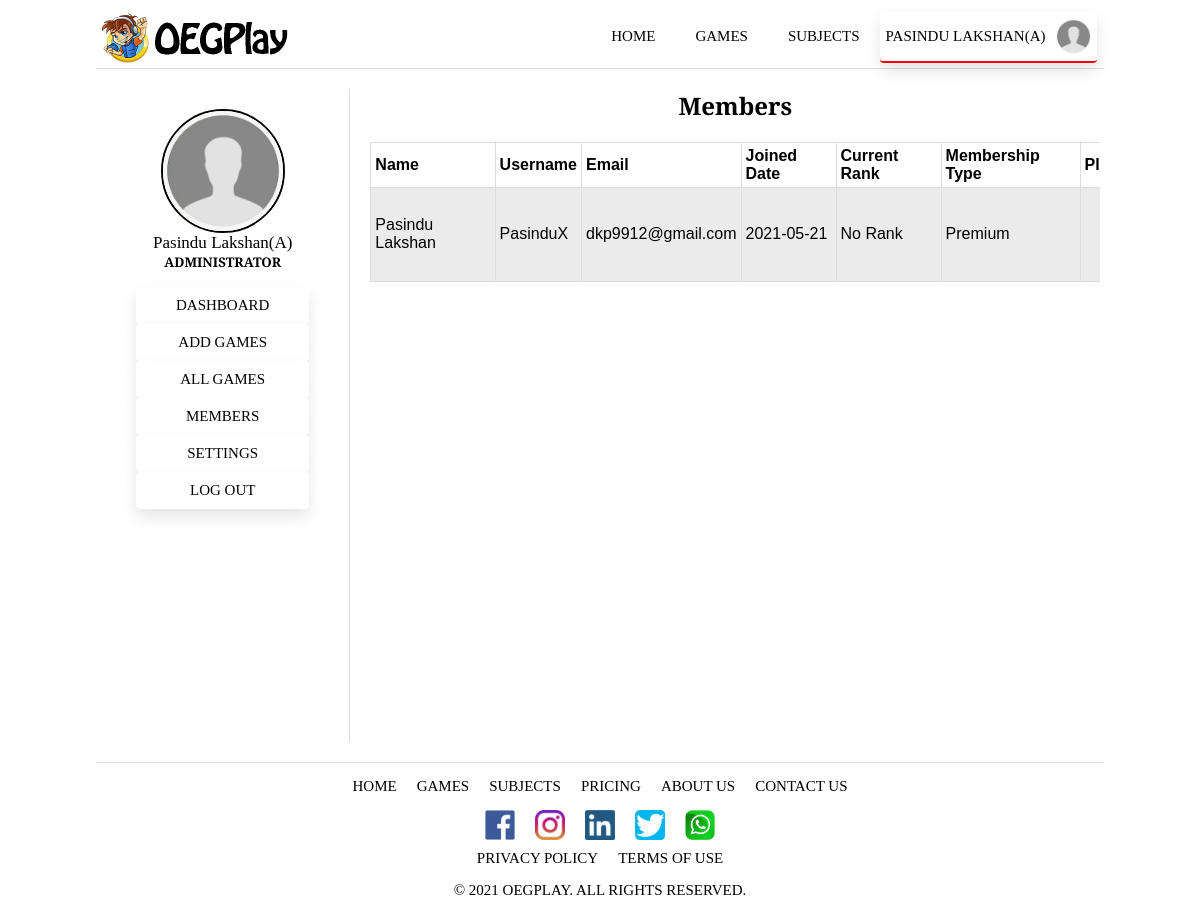
Page /all-members.php (signed in) on the committed database.
### tables this page shows
CREATE TABLE `member` (
  `memberID` int(11) NOT NULL,
  `username` varchar(128) NOT NULL,
  `firstName` char(128) NOT NULL,
  `lastName` char(128) NOT NULL,
  `m_password` varchar(256) NOT NULL,
  `m_rank` char(20) NOT NULL DEFAULT 'No Rank',
  `TID` int(11) NOT NULL
);

CREATE TABLE `member_email` (
  `memberID` int(11) NOT NULL,
  `email` varchar(128) NOT NULL,
  `emailType` varchar(32) NOT NULL
);

CREATE TABLE `membership` (
  `MID` int(11) NOT NULL,
  `memberID` int(11) NOT NULL,
  `m_plan` varchar(20) NOT NULL,
  `m_status` varchar(20) NOT NULL,
  `start_date` date NOT NULL,
  `renewal_date` date NOT NULL
);

### all-members.php (the view, shortened to what this page needs)
<?php
    include 'header.php';
?>
<body>
  <div class="a-container">
    <?php include 'admin-sidebar.php'; ?>
    <div class="alm-container">
      <h2>Members</h2>
      <div class = "table" >
      <table class = "member-table">
        <tr>
          <th>Name</th>
          <th>Username</th>
          <th>Email</th>
          <th>Joined Date</th>
          <th>Current Rank</th>
          <th>Membership Type</th>
          <th>Plan</th>
        </tr>
        <?php
            require 'includes/database.inc.php';
            $sql = "SELECT M.memberID, M.username, M.firstName, M.lastName, M.m_rank, M.TID, ME.email, MM.m_plan, MM.m_status, MM.start_date, MM.renewal_date
            FROM Member AS M
            JOIN Member_email AS ME ON ME.memberID = M.memberID
            JOIN Membership AS MM ON MM.memberID = M.memberID";
            $result = mysqli_query($conn, $sql);
            if (mysqli_num_rows($result) > 0) {
              while($row = mysqli_fetch_assoc($result)) {
                echo '<tr>';
                echo '<td>'.$row["firstName"].' '.$row["lastName"].'</td>';
                echo '<td>'.$row["username"].'</td>';
                echo '<td>'.$row["email"].'</td>';
                echo '<td>'.$row["start_date"].'</td>';
                echo '<td>'.$row["m_rank"].'</td>';
                if($row["TID"] == 1){
                  echo '<td>Premium</td>';
                }
                else if($row["TID"] == 2){
                  echo '<td>Free</td>';
                }
                echo '<td>'.$row["m_plan"].'</td>';
                echo '</tr>';
              }
            }
            else {
              echo '<tr>';
              echo '<td colspan="10">O Members Found!</td>';
              echo '</tr>';
            }
        ?>
      </table>
      </div>
    </div>
  </div>
<?php include('./footer.php'); ?>

### header.php (shortened to what this page needs)
<!DOCTYPE html>
<html>
  <head>
    <nav class="navbar">
      <div class="logo-container">
        <a href="index.php"
          ><img src="images/OEGplay.png" alt="OEGPlay" class="nav-logo"
        /></a>
      </div>
      <div class="nav-container">
        <ul class="nav-links">
          <li class="nav-item"><a href="index.php">Home</a></li>
          <li class="nav-item"><a href="#">Games</a></li>
          <li class="nav-item"><a href="#">Subjects</a></li>
          <?php
            if (isset($_SESSION["memberID"])) {
              if ($_SESSION["TID"] == 2){
                echo '<li class="nav-item"><a href="#">Pricing</a></li>';
              }
              echo '<li class="nav-item-profile">';
              echo '<div class="dropdown">
                      <button class="dropbtn">
                        <p>'.$_SESSION["firstName"].' '.$_SESSION["lastName"].'</p>
                        <img class ="profile-img" src="images/defaultProfile.png" alt="profile">
                      </button>
                      <div class="dropdown-content">
                        <a href="user-db.php?id='.$_SESSION["memberID"].'">My Dashboard</a>
                        <a href="usersettings.php?id='.$_SESSION["memberID"].'">Settings</a>
                        <a href="includes/logout.inc.php">Log Out</a>
                      </div>
                    </div>';
              echo '</li>';
            }
            else if (isset($_SESSION["adminID"])) {
              echo '<li class="nav-item-profile">';
              echo '<div class="dropdown">
                      <button class="dropbtn">
                        <p>'.$_SESSION["firstName"].' '.$_SESSION["lastName"].'</p>
                        <img class ="profile-img" src="images/defaultProfile.png" alt="profile">
                      </button>
                      <div class="dropdown-content">
                        <a href="admin-db.php?id='.$_SESSION["adminID"].'">My Dashboard</a>
                        <a href="admin-settings.php?id='.$_SESSION["adminID"].'">Settings</a>
                        <a href="includes/logout.inc.php">Log Out</a>
                      </div>
                    </div>';
              echo '</li>';
            }
            else {
              echo '<li class="nav-item"><a href="#">Pricing</a></li>';
              echo '<li class="nav-item-signin"><a href="login.php">Sign In </a></li>';
              echo '<li class="nav-item-signup"><a href="signup.php">Sign Up </a></li>';
            }
          ?>
        </ul>
      </div>
    </nav>
  </head>
  <body>

### admin-sidebar.php
<div class = "admin-sidebar">
        <div class = "profile">
            <img class = "propic" src="images/defaultProfile.png" alt="ProfilePicture">
            <?php echo '<p class="a-name">'.$_SESSION["firstName"].' '.$_SESSION["lastName"].'</p>'?>
            <h5 class="role">Administrator</h5>
        </div>
        <div class = "sidemenu">
            <ul class = "sidemenu-items">
                <a href="admin-db.php"><li class="sidemenu-item">Dashboard</li></a>
                <a href="add-games.php"><li class="sidemenu-item">Add Games</li></a>
                <a href="all-games.php"><li class="sidemenu-item">All Games</li></a>
                <a href="all-members.php"><li class="sidemenu-item">Members</li></a>
                <a href="admin-settings.php"><li class="sidemenu-item">Settings</li></a>
                <a href="includes/logout.inc.php"><li class="sidemenu-item">Log out</li></a>
            </ul>
        </div>
    </div>

### footer.php (shortened to what this page needs)
</body>
<footer>
    <div class="footer-container">
      <div>
        <ul class="footer-links">
          <li class="footer-item"><a href="/oegplay">Home</a></li>
          <li class="footer-item"><a href="#">Games</a></li>
          <li class="footer-item"><a href="#">Subjects</a></li>
          <li class="footer-item"><a href="#">Pricing</a></li>
          <li class="footer-item"><a href="#">About us</a></li>
          <li class="footer-item"><a href="#">Contact Us</a></li>
        </ul>
      </div>
      <div class="socialMedia">
        <a class="btn" href="#">
          <img class="social-icon" src="images/Facebook.png" />
        </a>
        <a class="btn" href="#">
          <img class="social-icon" src="images/Instagram.png" />
        </a>
        <a class="btn" href="#">
          <img class="social-icon" src="images/Linkedin.png" />
        </a>
        <a class="btn" href="#">
          <img class="social-icon" src="images/Twitter.png" />
        </a>
        <a class="btn" href="#">
          <img class="social-icon" src="images/WhatsApp.png" />
        </a>
      </div>
      <div class="footer-links2">
        <a class="footer-item" id="privacy" href="#">Privacy Policy</a>
        <a class="footer-item" id="terms" href="#">Terms of Use</a>
      </div>
      <div class="copyright"><p>© 2021 OEGPlay. All Rights Reserved.</p></div>
    </div>
  </footer>
</html>

### css/sidebar.css (style rules this page uses)
.a-container { display: flex; }
.admin-sidebar { display: flex; flex-direction: column; align-items: center; text-align: center; font-family: "Bree Serif", serif; border-right-style: solid; border-right-width: 1px; border-right-color: rgb(224, 217, 217); margin: 20px 0px; padding: 20px 20px; }
.sidemenu-items { list-style: none; padding: 0; margin-right: 20px; margin-left: 20px; }
.sidemenu-items a { text-decoration: none; color: inherit; }
.sidemenu-item { font-size: 15px; background-color: white; border: none; border-radius: 4px; cursor: pointer; box-shadow: inset 0 0 0 2px black; box-shadow: 0px 8px 15px rgba(0, 0, 0, 0.1); white-space: nowrap; text-align: center; padding: 10px 40px; text-transform: uppercase; }
.propic { width: 120px; height: 120px; border-style: solid; border-width: 2px; border-color: black; border-radius: 100px; }
.a-name { margin: 0; font-size: 17px; }
.role { margin: 0; text-transform: uppercase; }

### css/all-members.css (style rules this page uses)
.alm-container { margin-left: 20px; font-family: "Bree Serif", serif; margin-bottom: 20px; }
.alm-container h2 { text-align: center; }
table { font-family: arial, sans-serif; border-collapse: collapse; width: 150%; }
.table { width: 730px; height: 600px; overflow: scroll; }
td, th { border: 1px solid #dddddd; text-align: left; padding: 4px; }
tr:nth-child(even) { background-color: #ebebeb; }
a { text-decoration: none; color: inherit; }

### css/header.css (style rules this page uses)
html { max-width: 1024px; margin: auto; }
.navbar { position: sticky; top: 0; display: flex; justify-content: space-between; align-items: center; height: 60px; background-color: white; text-align: center; border-bottom-style: solid; border-bottom-width: 1px; border-bottom-color: rgb(224, 217, 217); z-index: 100; }
.nav-links a { text-decoration: none; color: inherit; }
.nav-links { position: relative; display: flex; justify-content: center; list-style-type: none; font-size: 15px; text-transform: uppercase; font-family: "Bree Serif", serif; margin-right: 7.5px; margin-top: 20px; }
.nav-item { padding: 10px 20px; }
.logo-container { margin-right: 150px; }
.nav-logo { width: 200px; height: 50px; cursor: pointer; }
.profile-img { border-radius: 50%; width: 35px; height: 35px; margin-left: 10px; }
.dropbtn { margin-top: -6px; color: black; display: flex; align-items: center; font-size: 15px; text-transform: uppercase; font-family: "Bree Serif", serif; background-color: white; border: none; border-radius: 4px; cursor: pointer; box-shadow: inset 0 0 0 2px black; box-shadow: 0px 8px 15px rgba(0, 0, 0, 0.1); border-bottom: solid 2px red; }
.dropdown { position: relative; display: inline-block; }

### css/footer.css (style rules this page uses)
.footer-container { position: absolute; display: flex; align-items: center; justify-content: center; flex-direction: column; text-transform: uppercase; font-family: "Bree Serif", serif; text-align: center; font-size: 15px; bottom: 0; border-top-style: solid; border-top-width: 1px; border-top-color: rgb(224, 217, 217); }
.footer-container a { text-decoration: none; color: inherit; }
.socialMedia { display: flex; justify-content: center; align-items: center; margin-bottom: 10px; }
.social-icon { width: 30px; height: 30px; padding: 0px 10px; }
.footer-links { display: flex; justify-content: center; list-style-type: none; padding: 0; }
.footer-item { padding: 0px 10px; }
.footer-links2 { display: flex; justify-content: center; }

### css/footer2.css (style rules this page uses)
.footer-container { position: relative; display: flex; align-items: center; justify-content: center; flex-direction: column; text-transform: uppercase; font-family: "Bree Serif", serif; text-align: center; font-size: 15px; border-top-style: solid; border-top-width: 1px; border-top-color: rgb(224, 217, 217); }
.footer-container a { text-decoration: none; color: inherit; }
.socialMedia { display: flex; justify-content: center; align-items: center; margin-bottom: 10px; }
.social-icon { width: 30px; height: 30px; padding: 0px 10px; }
.footer-links { display: flex; justify-content: center; list-style-type: none; padding: 0; }
.footer-item { padding: 0px 10px; }
.footer-links2 { display: flex; justify-content: center; }

### rows in the picture
member: firstName "Pasindu", lastName "Lakshan", username "PasinduX", member_email.email "dkp9912@gmail.com", membership.start_date "2021-05-21", m_rank "No Rank", shows "Premium"

### other values in the picture
$_SESSION["firstName"] "PASINDU"
$_SESSION["lastName"] "LAKSHAN(A)"
$_SESSION["firstName"] "Pasindu"
$_SESSION["lastName"] "Lakshan(A)"
